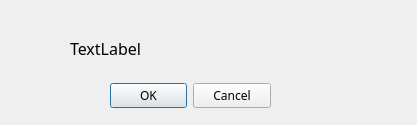
<?xml version="1.0" encoding="UTF-8"?>
<ui version="4.0">
 <class>Dialog</class>
 <widget class="QDialog" name="Dialog">
  <property name="geometry">
   <rect>
    <x>0</x>
    <y>0</y>
    <width>417</width>
    <height>125</height>
   </rect>
  </property>
  <property name="font">
   <font>
    <family>微软雅黑</family>
   </font>
  </property>
  <property name="windowTitle">
   <string/>
  </property>
  <widget class="QDialogButtonBox" name="buttonBox">
   <property name="geometry">
    <rect>
     <x>110</x>
     <y>80</y>
     <width>161</width>
     <height>32</height>
    </rect>
   </property>
   <property name="orientation">
    <enum>Qt::Horizontal</enum>
   </property>
   <property name="standardButtons">
    <set>QDialogButtonBox::Cancel|QDialogButtonBox::Ok</set>
   </property>
  </widget>
  <widget class="QLabel" name="label">
   <property name="geometry">
    <rect>
     <x>70</x>
     <y>28</y>
     <width>281</width>
     <height>41</height>
    </rect>
   </property>
   <property name="font">
    <font>
     <pointsize>12</pointsize>
    </font>
   </property>
   <property name="text">
    <string>TextLabel</string>
   </property>
  </widget>
 </widget>
 <resources/>
 <connections>
  <connection>
   <sender>buttonBox</sender>
   <signal>accepted()</signal>
   <receiver>Dialog</receiver>
   <slot>accept()</slot>
   <hints>
    <hint type="sourcelabel">
     <x>248</x>
     <y>254</y>
    </hint>
    <hint type="destinationlabel">
     <x>157</x>
     <y>274</y>
    </hint>
   </hints>
  </connection>
  <connection>
   <sender>buttonBox</sender>
   <signal>rejected()</signal>
   <receiver>Dialog</receiver>
   <slot>reject()</slot>
   <hints>
    <hint type="sourcelabel">
     <x>316</x>
     <y>260</y>
    </hint>
    <hint type="destinationlabel">
     <x>286</x>
     <y>274</y>
    </hint>
   </hints>
  </connection>
 </connections>
</ui>
